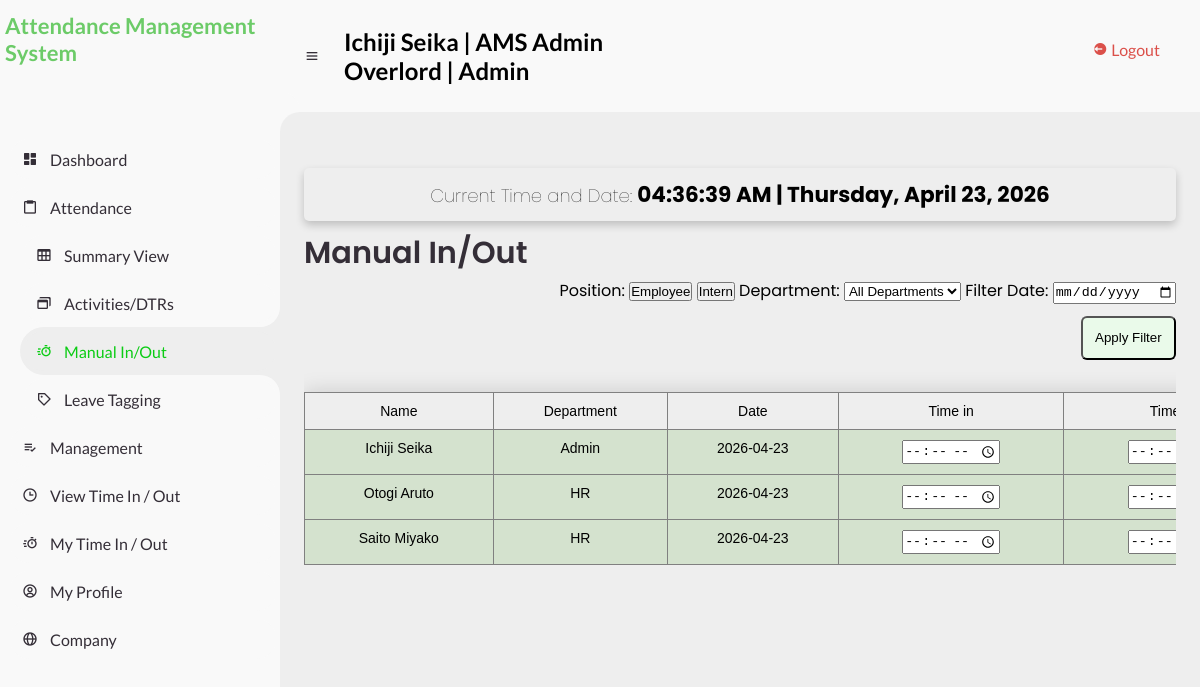
The page /manual_inout.php (signed in) on the database its author committed.
### tables this page shows
CREATE TABLE `emp_info` (
  `id` int(11) NOT NULL,
  `name` varchar(255) NOT NULL,
  `department` enum('HR','Marketing','Accounting','IT','Admin', 'All') NOT NULL,
  `position` varchar(255) NOT NULL,
  `start_date` date NOT NULL,
  `work_days` varchar(255) NOT NULL,
  `work_hrs` varchar(255) NOT NULL
);

CREATE TABLE `users` (
  `id` int(11) NOT NULL,
  `email` varchar(100) NOT NULL,
  `password` varchar(255) NOT NULL,
  `name` varchar(255) NOT NULL,
  `role` enum('admin','regular') NOT NULL DEFAULT 'regular',
  `position` enum('intern','employee') NOT NULL
);

### manual_inout.php (the view, shortened to what this page needs)
<?php
    include 'connects.php';
    include_once('sidebar.php');
	$name = $_SESSION['username'];
    $position = $_SESSION['position'];
    if($position == "employee") {
        $query = "SELECT name, department, position, start_date, work_days, work_hrs FROM emp_info WHERE name='$name'";
    } else {
        $query = "SELECT name, department, position, start_date, hr_req, hr_ren, hr_left FROM int_info WHERE name='$name'";
    }
    $result = mysqli_query($conn, $query);
    $row = mysqli_fetch_assoc($result);
$positionFilter = isset($_GET['position']) ? $_GET['position'] : 'employee';
$filterDate = isset($_GET['filter_date']) ? $_GET['filter_date'] : '';
if (empty($filterDate)) {
    $filterDate = date('Y-m-d');
}
if ($positionFilter === 'intern') {
    $dtr_sql = "SELECT u.name, ii.department, TIME(t.datetime) AS time_in, TIME(o.datetime) AS time_out
                FROM users u
                JOIN int_info ii ON u.name = ii.name
                LEFT JOIN time_in t ON u.name = t.name AND DATE(t.datetime) = '$filterDate'
                LEFT JOIN time_out o ON u.name = o.name AND DATE(o.datetime) = '$filterDate'";
} else {
    $dtr_sql = "SELECT u.name, ei.department, TIME(t.datetime) AS time_in, TIME(o.datetime) AS time_out
                FROM users u
                JOIN emp_info ei ON u.name = ei.name
                LEFT JOIN time_in t ON u.name = t.name AND DATE(t.datetime) = '$filterDate'
                LEFT JOIN time_out o ON u.name = o.name AND DATE(o.datetime) = '$filterDate'";
}
$dtr_result = mysqli_query($conn, $dtr_sql);
?>
<html lang="en">
<head>
	<link href='https://unpkg.com/boxicons@2.0.9/css/boxicons.min.css' rel='stylesheet'>
	<link rel="stylesheet" href="css/dtr_view.css">
</head>
<body>
    <?php include_once 'sidebar.php'; ?>
	<section id="content">
		<nav>
			<i class='bx bx-menu' ></i>
			<h2><?php echo $_SESSION['username']; echo " | "; echo "AMS Admin"; echo "<br>";
			echo $row['position']; echo " | "; echo $row['department'];
			?></h2>
			<li>
				<a href="logout.php" class="logout">
					<i class='bx bxs-log-out-circle' ></i>
					<span class="text">Logout</span>
				</a>
			</li>
		</nav>
		<main>
			<div class="input-box">
				<ul class="box-info">
					<div class="input-field">
						<div class="date-time">
							<h1>Current Time and Date: <span id="live-time"></span></h1>
						</div>
					</div>
				</ul>
			</div>
            <div class="head-title">
            <div class="left">
					<h1>Manual In/Out</h1>
				</div>
			</div>
<form class="filter" method="get">
    <div class="filter-department">
        <label for="position">Position:</label>
        <button type="submit" name="position" value="employee" <?php if ($positionFilter === 'employee') echo 'class="active"'; ?>>Employee</button>
        <button type="submit" name="position" value="intern" <?php if ($positionFilter === 'intern') echo 'class="active"'; ?>>Intern</button>
        <label for="department">Department:</label>
        <select name="department" id="department">
            <option value="">All Departments</option>
        </select>
        <label for="filter_date">Filter Date:</label>
        <input type="date" name="filter_date" id="filter_date" value="<?php echo isset($_GET['filter_date']) ? $_GET['filter_date'] : ''; ?>">
    </div>
    <button class="filter-btn" type="submit">Apply Filter</button>
</form>
<div class="tg-wrap">
    <table style="width: 100%" class="tg">
        <tbody>
            <tr>
                <th class="tg-0pky">Name</th>
                <th class="tg-0pky">Department</th>
                <th class="tg-0pky">Date</th>
                <th class="tg-0pky">Time in</th>
                <th class="tg-0pky">Time out</th>
            </tr>
            <?php
            while ($row = mysqli_fetch_assoc($dtr_result)) {
                echo '<tr>';
                echo '<td class="tg-0pky">' . $row['name'] . '</td>';
                echo '<td class="tg-0pky">' . $row['department'] . '</td>';
                echo '<td class="tg-0pky">' . $filterDate . '</td>';
                echo '<td class="tg-0pky"><input type="time" id="time_in_' . $row['name'] . '" value="' . substr($row['time_in'], 0, 5) . '"></td>';
                echo '<td class="tg-0pky"><input type="time" id="time_out_' . $row['name'] . '" value="' . substr($row['time_out'], 0, 5) . '"></td>';
                echo '</tr>';
            }
            ?>
        </tbody>
    </table>
</div>
</body>
</html>

### css/send_notification.css (style rules this page uses)
* { margin: 0; padding: 0; box-sizing: border-box; }
.input-box { background-color: #eee; box-shadow: 0 4px 8px 0 rgba(0, 0, 0, 0.2); transition: 0.3s; border-radius: 5px; margin-top: 20px; padding: 20px; width: auto; box-sizing: border-box; padding-bottom: 10px; }
.input-field { display: flex; flex-direction: column; position: relative; padding: 0 10px 0 10px; font-size: medium; }
table { margin-top: 20px; margin-left: auto; margin-right: auto; position: center; border-collapse: collapse; font-size: 0.9em; font-family: sans-serif; min-width: 1080px; max-width: 100%; width: fit-content; box-shadow: 0 0 20px rgba(0, 0, 0, 0.15); }
table th { padding: 22px 25px; text-align: center; }
table td { padding: 22px 25px; text-align: center; }
.tg-wrap { border-collapse: collapse; border-spacing: 0; width: 100%; overflow-x: auto; overflow-y: scroll; max-height: 450px; }
.tg td { border-color: black; border-style: solid; border-width: 1px; font-family: Arial, sans-serif; font-size: 14px; padding: 10px 5px; word-break: normal; text-align: center; }
.tg th { border-color: black; border-style: solid; border-width: 1px; font-family: Arial, sans-serif; font-size: 14px; font-weight: normal; overflow: hidden; padding: 10px 5px; word-break: normal; text-align: center; }
.tg .tg-0pky { border-color: inherit; text-align: left; vertical-align: top; text-align: center; }
td { background-color: #D4E2CE; }
.date-time { padding-left: auto; padding-right: auto; text-align: center; }
a { text-decoration: none; color: black; }
li { list-style: none; }
:root { --poppins: "Poppins", sans-serif; --lato: "Lato", sans-serif; --light: #f9f9f9; --green: #0bcc14; --light-blue: #cfe8ff; --grey: #eee; --dark-grey: #aaaaaa; --dark: #342e37; --red: #db504a; --yellow: #ffce26; --light-yellow: #fff2c6; --orange: #fd7238; --light-orange: #ffe0d3; }
html { overflow-x: hidden; }
body { background: var(--grey); overflow-x: hidden; }
#content { position: relative; width: calc(100% - 280px); left: 280px; transition: 0.3s ease; }
#content nav { height: 14%; background: var(--light); padding: 0 24px; display: flex; align-items: center; grid-gap: 24px; font-family: var(--lato); position: sticky; top: 0; left: 0; z-index: 1000; }
#content nav::before { content: ""; position: absolute; width: 40px; height: 40px; bottom: -40px; left: 0; border-radius: 50%; box-shadow: -20px -20px 0 var(--light); }
#content nav a { color: var(--dark); }
#content nav .bx.bx-menu { cursor: pointer; color: var(--dark); }
#content main { width: 100%; padding: 36px 24px; font-family: var(--poppins); max-height: calc(100vh - 56px); overflow-y: auto; }
#content main .head-title { display: left; align-items: center; justify-content: space-between; grid-gap: 16px; flex-wrap: wrap; }
#content main .head-title .left h1 { font-size: 36px; font-weight: 600; margin-bottom: 10px; color: var(--dark); }
.logout { position: absolute; top: 40; right: 40; }
.logout i, .logout span { color: var(--red); }
.date-time h1 { font-weight: 1; font-size: large; }
.date-time span { font-weight: bold; font-size: larger; }
.filter { float: right; margin-top: -4.5%; }
.filter-btn { float: right; padding: 2%; margin: 2% 0 2% 0; background-color: #eafaea; border-radius: 6px; }
.left h1 { font-size: 190%!important; margin-top: 1%; }
.filter-department { padding-top: 2rem; }

### rows shown on the page
emp_info: position "Overlord", department "Admin"
users: name "Ichiji Seika", emp_info.department "Admin"
users: name "Otogi Aruto", emp_info.department "HR"
users: name "Saito Miyako", emp_info.department "HR"

### other values the page prints
$_SESSION['username'] "Ichiji Seika"
